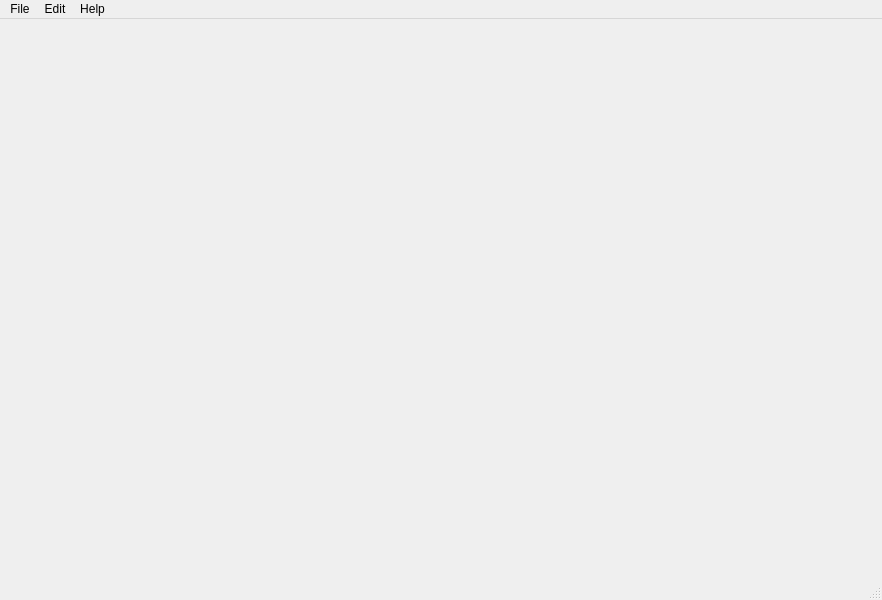
<?xml version="1.0" encoding="UTF-8"?>
<ui version="4.0">
 <class>MainWindow</class>
 <widget class="QMainWindow" name="MainWindow">
  <property name="geometry">
   <rect>
    <x>0</x>
    <y>0</y>
    <width>882</width>
    <height>600</height>
   </rect>
  </property>
  <property name="windowTitle">
   <string>MainWindow</string>
  </property>
  <widget class="QWidget" name="centralwidget"/>
  <widget class="QMenuBar" name="menubar">
   <property name="geometry">
    <rect>
     <x>0</x>
     <y>0</y>
     <width>882</width>
     <height>22</height>
    </rect>
   </property>
   <widget class="QMenu" name="menuFile">
    <property name="title">
     <string>File</string>
    </property>
   </widget>
   <widget class="QMenu" name="menuEdit">
    <property name="title">
     <string>Edit</string>
    </property>
   </widget>
   <widget class="QMenu" name="menuHelp">
    <property name="title">
     <string>Help</string>
    </property>
   </widget>
   <addaction name="menuFile"/>
   <addaction name="menuEdit"/>
   <addaction name="menuHelp"/>
  </widget>
  <widget class="QStatusBar" name="statusbar"/>
 </widget>
 <resources/>
 <connections/>
</ui>
